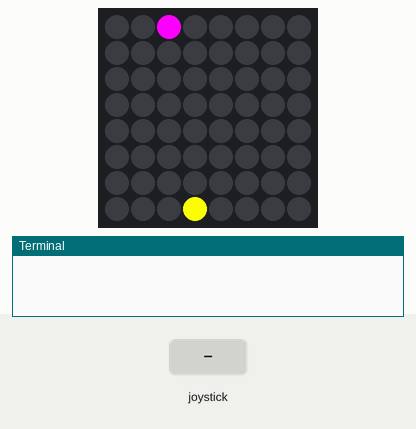
Simulated run of this program. Board: Raspberry Pi (BCM pin numbers) with a Sense HAT. Shown: the Sense HAT's 8×8 RGB LED matrix, the last lines printed to the terminal. The test bench sets the inputs (shaded band). Random numbers come from a fixed seed.

Above: at 1.2 s.
1.3 s: joystick pushed left
At 2.5 s:
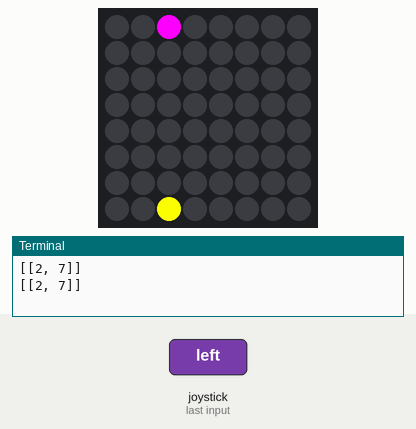
2.8 s: joystick pushed left
At 3.6 s:
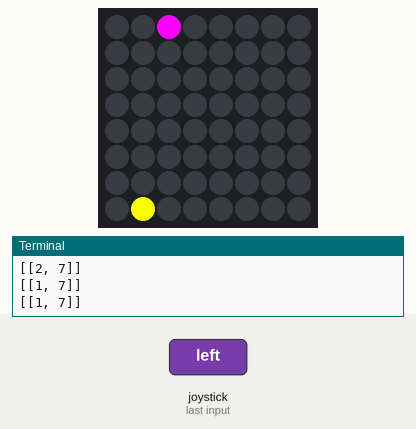
4.3 s: joystick pushed left
At 4.8 s:
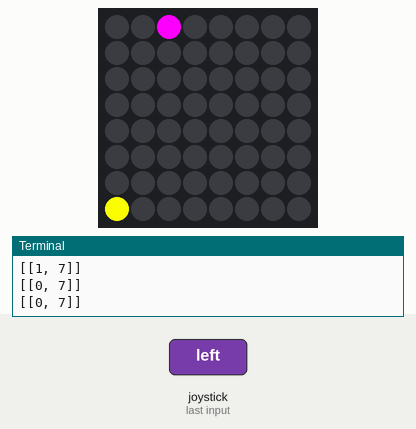
5.8 s: joystick pushed right
At 7.0 s:
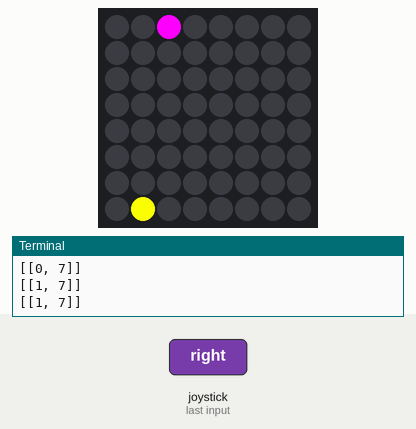
7.3 s: joystick pushed up
At 8.5 s:
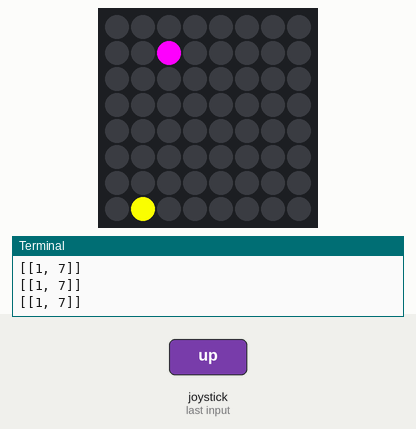
9.1 s: joystick pushed right
At 9.6 s:
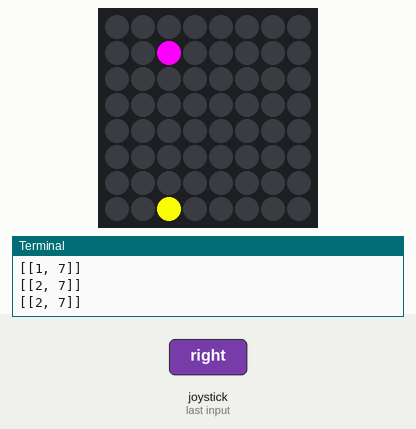
Timing chart, 0 to 11.6 s (numbered marks = the images above; inputs shaded):
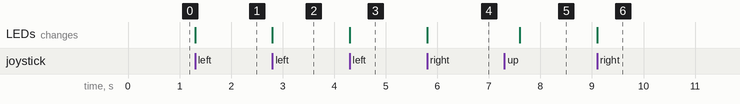

The program:

car_avoidance.py
```python
'''
     x      x
   x
              x
	 G

	   A
'''

# x=R (njih izbjegavamo)
# bodovi=G (njih skupljamo)
# brzina se mijenja (ubrzavamo)
# auto je žute boje

from sense_emu import SenseHat
import time
import random
sense = SenseHat()

R=(255,0,0)
G=(0,255,0)
B=(0,0,255)
C=(0,255,255)
M=(255,0,255)
Y=(255,255,0)
Dg=(40,40,40)
Gr=(190,190,190)
O=(255,128,0)
P=(240,90,120)
X=(40,100,60)
W=(255,255,255)
K=(0,0,0)
Br=(165,42,42)
sense.clear()

def iscrtaj_auto():
	sense.clear()
	for piksel in auto:
		sense.set_pixel(piksel[0],piksel[1],Y)
	for kamen in kamenje:
		sense.set_pixel(kamen[0],kamen[1],M)

auto = [[3,7]]  # može biti širi (hummer, kamion, ...) pa 2,3 piksela
korak = 0

kamenje = [[random.randint(0,7),0]] # više kamenja

iscrtaj_auto()

while True:
	for event in sense.stick.get_events():
		if event.action == 'pressed':

			if event.direction == 'left' and auto[0][0]>0:
				novi_x = auto[0][0] - 1
				auto[0][0] = novi_x
			elif event.direction == 'right' and auto[0][0]<7:
				novi_x =auto[0][0] + 1
				auto[0][0] = novi_x
			elif event.direction == 'middle':
				pass

		korak += 1
		if korak%10 == 0:
			for kamen in kamenje:
				kamen[1]+=1

			if kamenje and kamenje[0][1] == 8:
				kamenje.pop(0)

		print(auto)
		iscrtaj_auto()
		time.sleep(0.3)
```

Measured:
- after the input at 1.3 s, the LEDs: change at once (image 1)
- after the input at 2.8 s, the LEDs: change at once (image 2)
- after the input at 4.3 s, the LEDs: change at once (image 3)
- after the input at 5.8 s, the LEDs: change at once (image 4)
- after the input at 7.3 s, the LEDs: change after 0.30 s (image 5)
- after the input at 9.1 s, the LEDs: change at once (image 6)
